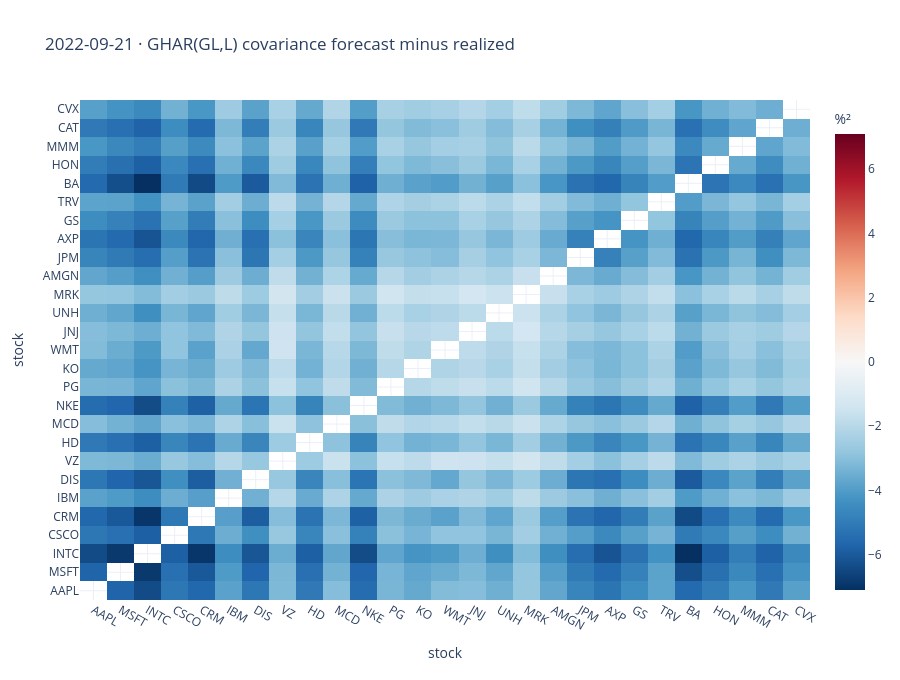

The code cell stored with this chart in its notebook:
### Markdown cell above
## 5. robustness and use cases

**SPY stress split.** Retrospectively classify dates above SPY's full-panel 90th percentile as stress. These classifications are never used to fit the models.

**HARQ and GHARQ.** The supplied manuscript's equations 17–18 display the interaction $RQ_{t-1}\circ v_{t-1}$, while the protocol asks for $\sqrt{RQ_{t-1}}\circ v_{t-1}$. We retain the displayed manuscript equation for the main measurement-error check and run the protocol's square-root variant on the same folds and targets. Q denotes quarticity augmentation here.

**Use cases.** Compare pairwise covariance contributions before a portfolio risk review. Compare GMVP and GMVP+ to see whether lower forecast risk also requires more trading. Compare loss by forecast horizon before selecting a rebalance schedule.

### Code cell
stress = pd.Series(panel.spy_variance > np.quantile(panel.spy_variance, .9), index=panel.dates)
one_day = main_losses[1].assign(regime=lambda t: t.date.map(stress).map({True: "stress", False: "calm"}))
for label, sample in one_day.groupby("regime"):
    print(f"{label} · {sample.date.nunique()} origins · ratios and MCS vs HAR-DRD")
    with threadpool_limits(limits=1):
        regime_scores = forecast_table(sample, draws=BOOTSTRAP_DRAWS)
    display(regime_scores.round(4))

q_losses = losses[1].loc[losses[1].model.map(quarticity_variant)]
with threadpool_limits(limits=1):
    q_scores = forecast_table(q_losses, baseline="HARQ-DRD", draws=BOOTSTRAP_DRAWS)
print("measurement error check · relative to HARQ-DRD")
display(q_scores.round(4))

forecast = forecasts[1]
day = int(np.argmax(panel.spy_variance[forecast.positions]))
observed = forecast.actual[day]
prediction = forecast.predictions[GRAPH_MODEL][day]
difference = prediction - observed
n = len(panel.symbols)
max_cov = np.max(np.abs(difference[~np.eye(n, dtype=bool)]))
np.fill_diagonal(difference, np.nan)
dif = go.Heatmap(
    z=difference, x=panel.symbols, y=panel.symbols, zmid=0, zmin=-max_cov, zmax=max_cov,
    colorscale="RdBu_r", colorbar={"title": "%²"},
)
fig = go.Figure(dif)
fig.update_layout(
    template="plotly_white", height=680, xaxis_title="stock", yaxis_title="stock",
    title=f"{forecast.dates[day]:%Y-%m-%d} · GHAR(GL,L) covariance forecast minus realized",
)
fig.show(renderer="plotly_mimetype")

### Figure 1 — Plotly figure (JSON) as saved in the notebook; plotly's stock layout.template omitted (floating-point values rounded to 4 significant figures; data arrays with more than 128 entries replaced by an {"elided": "..."} marker saying what was removed)
{"data": [{"colorbar": {"title": {"text": "%²"}}, "colorscale": [[0.0, "rgb(5,48,97)"], [0.1, "rgb(33,102,172)"], [0.2, "rgb(67,147,195)"], [0.3, "rgb(146,197,222)"], [0.4, "rgb(209,229,240)"], [0.5, "rgb(247,247,247)"], [0.6, "rgb(253,219,199)"], [0.7, "rgb(244,165,130)"], [0.8, "rgb(214,96,77)"], [0.9, "rgb(178,24,43)"], [1.0, "rgb(103,0,31)"]], "type": "heatmap", "x": ["AAPL", "MSFT", "INTC", "CSCO", "CRM", "IBM", "DIS", "VZ", "HD", "MCD", "NKE", "PG", "KO", "WMT", "JNJ", "UNH", "MRK", "AMGN", "JPM", "AXP", "GS", "TRV", "BA", "HON", "MMM", "CAT", "CVX"], "y": ["AAPL", "MSFT", "INTC", "CSCO", "CRM", "IBM", "DIS", "VZ", "HD", "MCD", "NKE", "PG", "KO", "WMT", "JNJ", "UNH", "MRK", "AMGN", "JPM", "AXP", "GS", "TRV", "BA", "HON", "MMM", "CAT", "CVX"], "z": {"elided": "27x27 float values"}, "zmax": 7.095, "zmid": 0, "zmin": -7.095}], "layout": {"height": 680, "title": {"text": "2022-09-21 · GHAR(GL,L) covariance forecast minus realized"}, "xaxis": {"title": {"text": "stock"}}, "yaxis": {"title": {"text": "stock"}}}}
